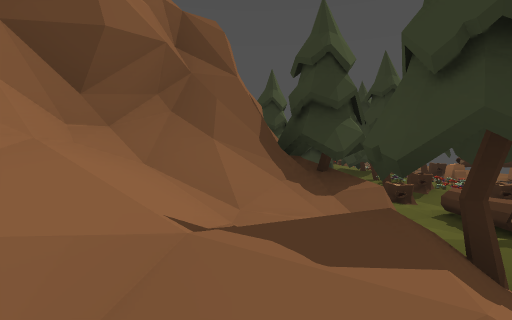
View 1 (above)

21 first-person views from a walk through a Unity game level. The camera is 1.4 m above the floor, tilts 2° down and sees 80° across. The floor is counted in squares, 2 m on a side. Each view is taken from the middle of a square. On the plan, view 1 faces up. The plan holds only what a view shows up to about 10 squares ahead; the rest is blank. The place goes on beyond the plan. The player character is not drawn.

View 2
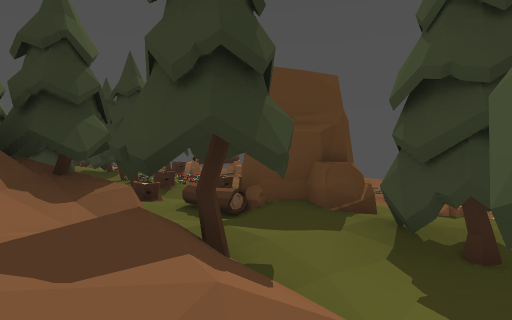

View 3
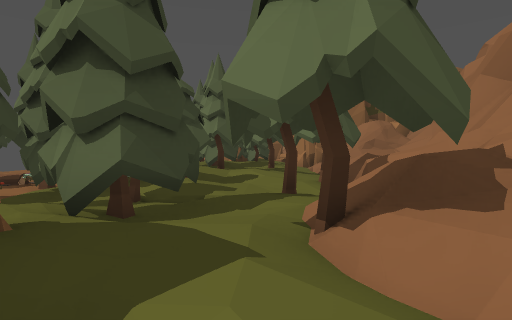

View 4
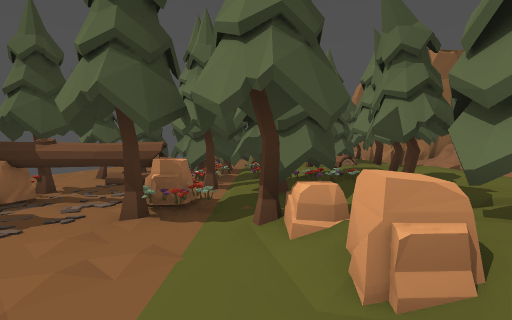

View 5
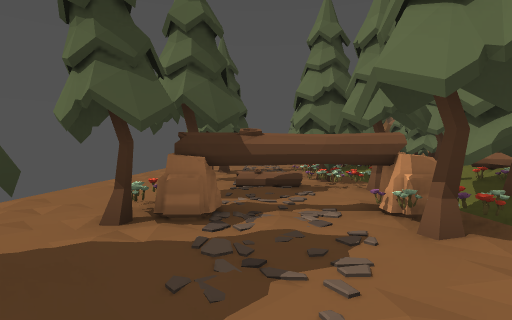

View 6
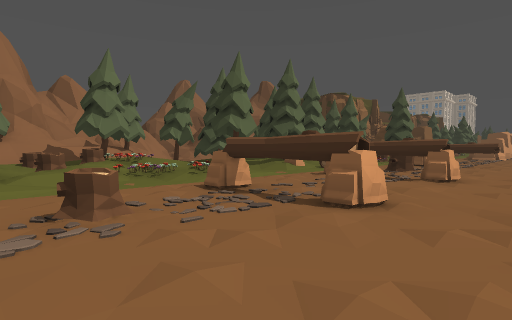

View 7
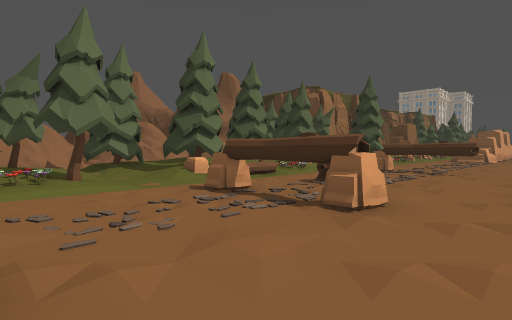

View 8
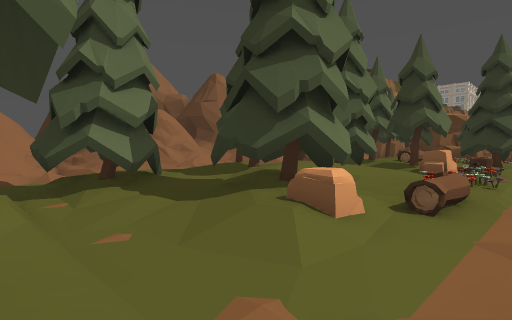

View 9
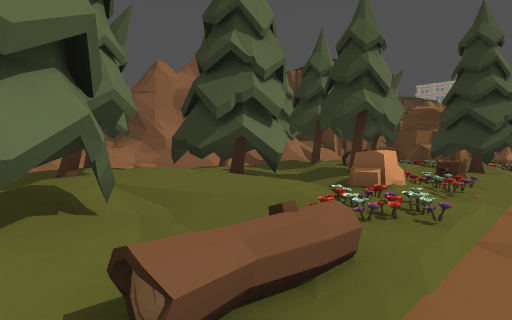

View 10
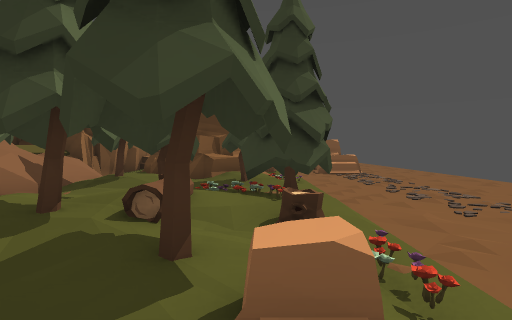

View 11
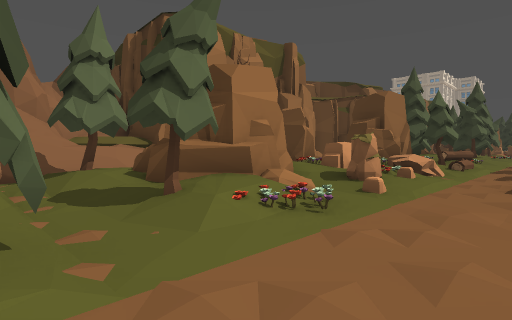

View 12
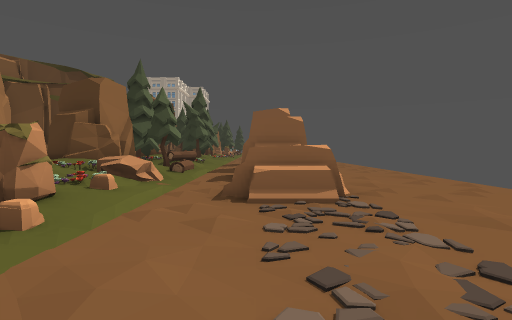

View 13
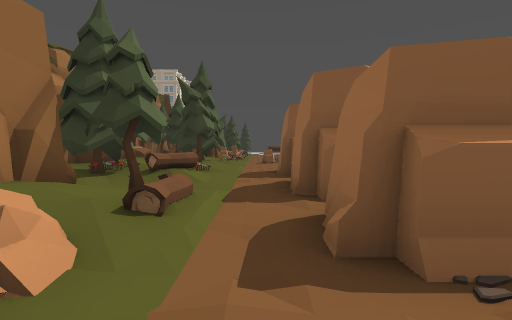

View 14
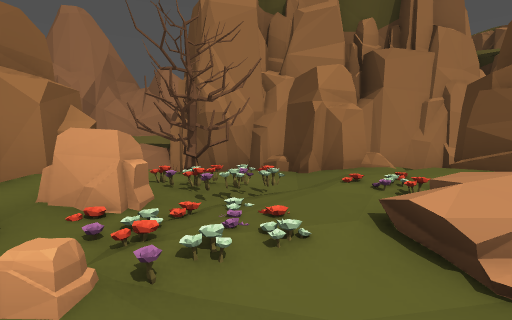

View 15
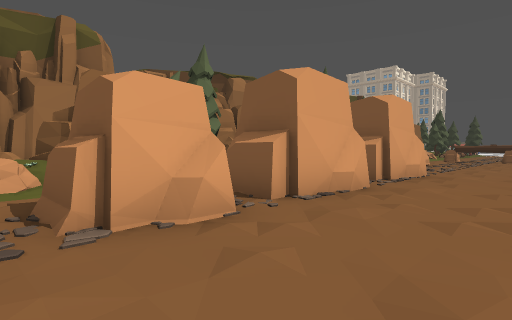

View 16
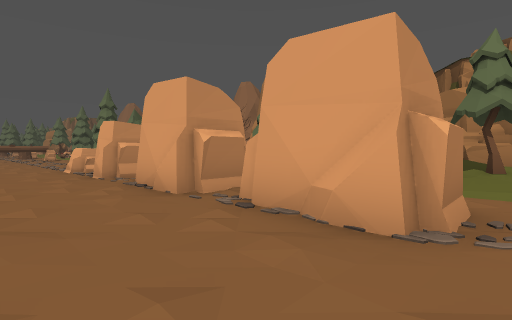

View 17
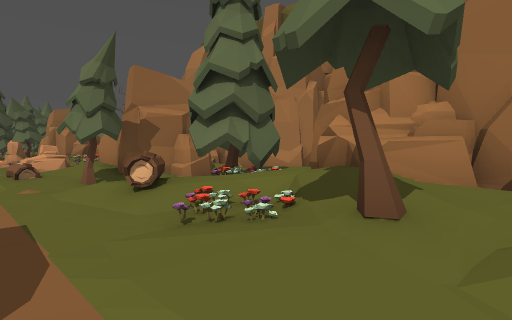

View 18
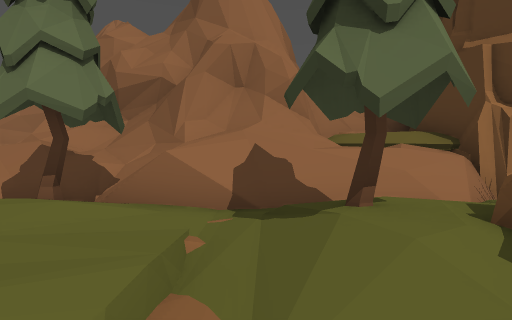

View 19
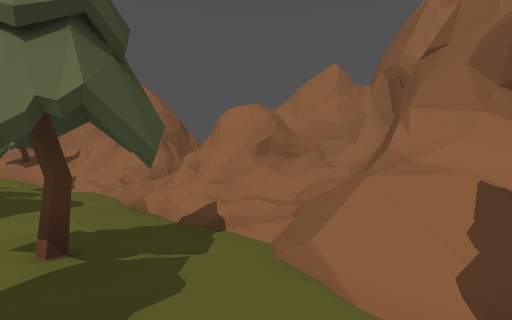

View 20
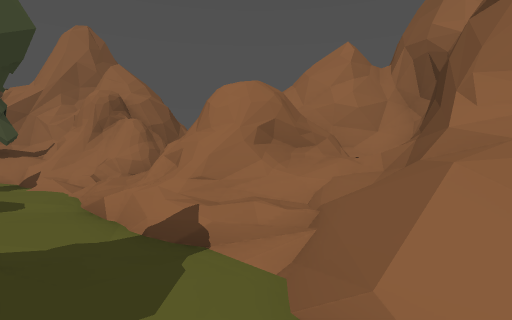

View 21
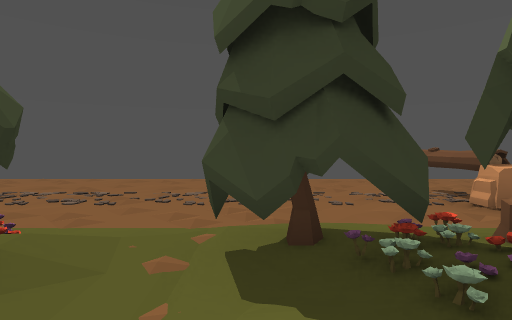

### Floor plan
Key: @ floor where view 1 was taken; # wall or solid block; x gap in a wall; . main floor; : floor 0.25 m higher than the main floor; + floor 0.5 m higher than the main floor; * floor 0.75 m higher than the main floor; % floor 1.25 m higher than the main floor; & floor 1.5 m higher than the main floor; $ floor 1.75 m higher than the main floor; / step, stairs or slope; = window, fence, low wall or low ledge; ^ raised ledge; T pine tree; S stump; L log; R rock; E tree; O other object.
Columns run from 6 left of view 1 to 12 right of it. Each row starts with its distance up from view 1.
 40         #O++:......
 39         #^*T:.RR...
 38         ##/O..RR...
 37         #+*/..RR...
 36          OOL.......
 35       #  T.:..RR...
 34       # OO.T..RR...
 33       #:O##T/......
 32       #  #O+/.RR...
 31      ##OO*O*..RR...
 30      #OO#+*R.......
 29      #  ++OR:.RR...
 28      #  E++O/.RR...
 27     ## EE##R:......
 26     #=x  ##/.......
 25     #&*T^##+O......
 24     ##=TT::T.......
 23     #=#/..........
 22     #=#.:+:TT....
 21    ##/TT+TTOT.....
 20    #/%=+*/O/S......
 19   ##///:*TL:.......
 18 ####//.TT:TO..ROO.
 17 #/////.+TTTR:......
 16 #####/.++TT+O. ....
 15    ##=.+T/*/:. ...
 14   ###/.:TT/:L.S...
 13    ///.++:TT.......
 12    #//.+T::/R.ROR..
 11    ## ./T..........
 10     ##/. +:T:......
  9     ##T/ TTO:......
  8     #=T/ /*/:.ROR..
  7     ##%&*O/O.......
  6      ##/+S++.......
  5      ##T/+S+:..S...
  4      ##T/LOO:......
  3      #//*/# :.
  2      #%TT*O:.. .
  1     ##$/+TTR.....T
  0     #=@TTTTRR....T
 -1     #=#:T.TTTT..T..
 -2     #=#::TOOTOOOR..
 -3     = TT+TOOTTO.T..
 -4     &$+:TTT  TTL...
 -5      %.TTTLO.TT T..
 -6       .TT+T .O. ...
 -7          TT :O. T..
 -8          TT O ..T

Positions as (right, up) in squares from view 1, and headings:
1: (0, 0), facing up
2: (0, 0), facing up-right
3: (2, 4), facing down
4: (6, 3), facing down
5: (9, 2), facing down
6: (12, 4), facing up-left
7: (12, 8), facing up-left
8: (7, 10), facing up-left
9: (7, 13), facing up-left
10: (5, 16), facing up
11: (8, 22), facing up-left
12: (8, 24), facing up
13: (7, 29), facing up
14: (7, 29), facing left
15: (12, 30), facing up-left
16: (12, 40), facing down-left
17: (7, 40), facing down-left
18: (4, 23), facing left
19: (2, 20), facing down-left
20: (1, 19), facing down-left
21: (3, 22), facing right
